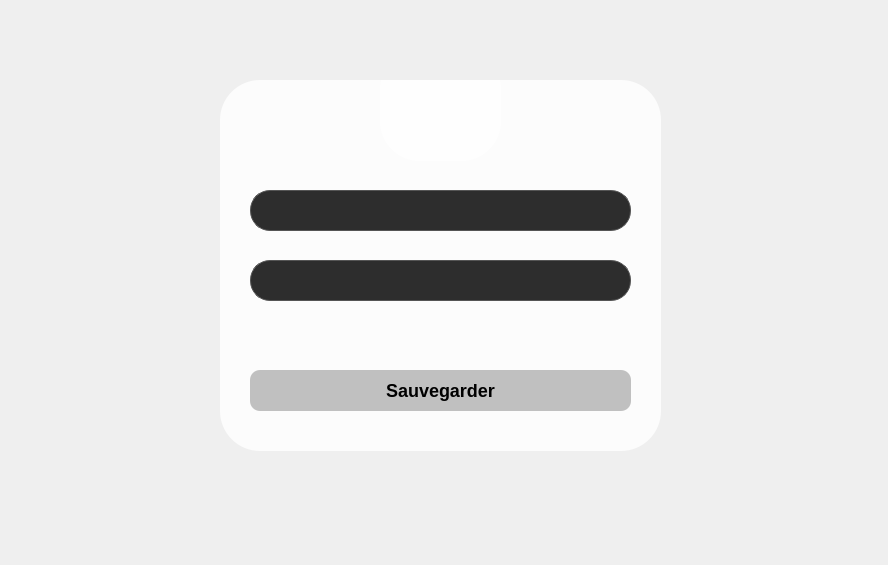
<?xml version="1.0" encoding="UTF-8"?>
<ui version="4.0">
 <class>fennetre2</class>
 <widget class="QDialog" name="fennetre2">
  <property name="geometry">
   <rect>
    <x>0</x>
    <y>0</y>
    <width>888</width>
    <height>565</height>
   </rect>
  </property>
  <property name="windowTitle">
   <string>Dialog</string>
  </property>
  <widget class="QLineEdit" name="lineEdit_3">
   <property name="geometry">
    <rect>
     <x>250</x>
     <y>190</y>
     <width>381</width>
     <height>41</height>
    </rect>
   </property>
   <property name="styleSheet">
    <string notr="true">    QLineEdit {
        background-color: #2D2D2D;
        border-radius: 20px;
        padding: 5px;
        color: white;
        border: 1px solid #555;
    }
</string>
   </property>
   <property name="text">
    <string/>
   </property>
  </widget>
  <widget class="QPushButton" name="pushButton_sauvgrd">
   <property name="geometry">
    <rect>
     <x>250</x>
     <y>370</y>
     <width>381</width>
     <height>41</height>
    </rect>
   </property>
   <property name="styleSheet">
    <string notr="true">QPushButton {
    background-color: #C0C0C0;
    border-radius: 10px;
    padding: 5px;
    font-weight: bold;
    color: black;
    font-size: 18px;  /* Change the font size here */
}

QPushButton:hover {
    background-color: #A9A9A9;
}

QPushButton#registerButton {
    background-color: rgba(192, 192, 192, 0.5);
    color: black;
    font-size: 18px;  /* You can set a different font size for this specific button */
}
</string>
   </property>
   <property name="text">
    <string>Sauvegarder</string>
   </property>
  </widget>
  <widget class="QFrame" name="frame">
   <property name="geometry">
    <rect>
     <x>220</x>
     <y>80</y>
     <width>441</width>
     <height>371</height>
    </rect>
   </property>
   <property name="styleSheet">
    <string notr="true">    QFrame {
        background-color: rgba(255, 255, 255, 0.8); /* Semi-transparent background */
        border-radius: 40px; /* Adjust for more or less roundness */
        padding: 10px;
    }</string>
   </property>
   <property name="frameShape">
    <enum>QFrame::Shape::StyledPanel</enum>
   </property>
   <property name="frameShadow">
    <enum>QFrame::Shadow::Raised</enum>
   </property>
   <widget class="QLabel" name="ball">
    <property name="geometry">
     <rect>
      <x>160</x>
      <y>-30</y>
      <width>121</width>
      <height>111</height>
     </rect>
    </property>
    <property name="text">
     <string/>
    </property>
   </widget>
  </widget>
  <widget class="QLineEdit" name="lineEdit_2">
   <property name="geometry">
    <rect>
     <x>250</x>
     <y>260</y>
     <width>381</width>
     <height>41</height>
    </rect>
   </property>
   <property name="whatsThis">
    <string>&lt;html&gt;&lt;head/&gt;&lt;body&gt;&lt;p&gt;222&lt;/p&gt;&lt;/body&gt;&lt;/html&gt;</string>
   </property>
   <property name="styleSheet">
    <string notr="true">    QLineEdit {
        background-color: #2D2D2D;
        border-radius: 20px;
        padding: 5px;
        color: white;
        border: 1px solid #555;
    }
QLineEdit::placeholder {
    color: #aaa;
    font-style: italic;
    font-size: 14px;
}
</string>
   </property>
   <property name="text">
    <string/>
   </property>
  </widget>
  <widget class="QLabel" name="label_pic">
   <property name="geometry">
    <rect>
     <x>-10</x>
     <y>20</y>
     <width>931</width>
     <height>541</height>
    </rect>
   </property>
   <property name="text">
    <string/>
   </property>
  </widget>
  <zorder>label_pic</zorder>
  <zorder>frame</zorder>
  <zorder>lineEdit_3</zorder>
  <zorder>pushButton_sauvgrd</zorder>
  <zorder>lineEdit_2</zorder>
 </widget>
 <resources/>
 <connections/>
</ui>
